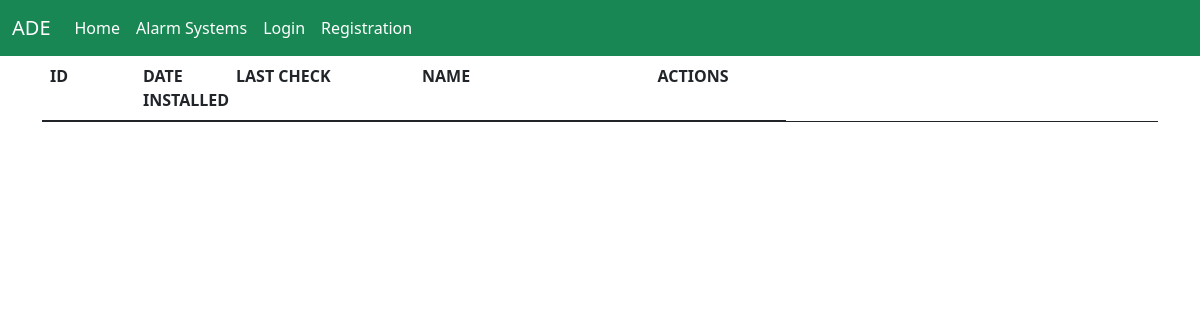
Page /main_view/details_customer/location_details/14 on the earlier database version.
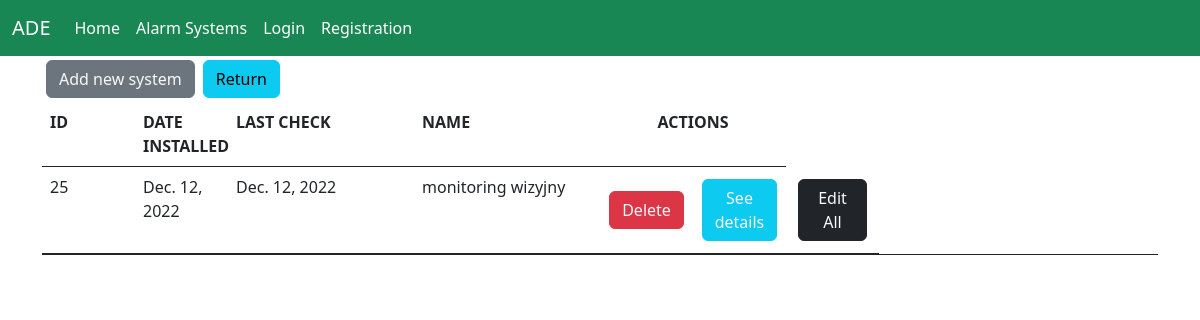
Same page on the later database version.
### alarm_systems/models.py (models this page shows)
class Location(models.Model):
    name = models.CharField(max_length=100)
    address = models.CharField(max_length=255)
    description = models.TextField(blank=True, null=True)
    customer = models.ForeignKey('Customer', on_delete=models.CASCADE)

class System(models.Model):
    location = models.ForeignKey('Location', on_delete=models.CASCADE)
    date_installed = models.DateField(auto_now_add=True)
    last_check = models.DateField(auto_now=True)
    system_type = models.ForeignKey('SystemType', on_delete=models.CASCADE)

class SystemType(models.Model):
    name = models.CharField(max_length=100)

### alarm_systems/views.py (the view)
# urls.py: path('main_view/details_customer/location_details/<int:location_id>', views.location_details,
def location_details(request, location_id):
    systems = System.objects.filter(location_id=location_id)
    locations = Location.objects.filter(pk=location_id)
    return render(
        request,
        'home/location_details/location_details_main_page.html',
        context={
            'systems': systems,
            'locations': locations})

### alarm_systems/templates/home/location_details/location_details_main_page.html (shortened to what this page needs)
{% extends 'base.html' %}
{% block container %}
    <div class="schedules-content">
        <div class="col-sm">{% for demanded_action in locations %}
            <a href="{% url 'alarm_systems:add_system_for_location' demanded_action.id %}"
               class="btn btn-secondary  rounded-10 text-light m-1">Add new
                system </a>
            <a href="{% url 'alarm_systems:details_customer' demanded_action.customer_id %}" class="btn btn-info">Return</a>
        {% endfor %}
        </div>
        <table class="table border-bottom border-dark ">
            <thead>
            <tr class="d-flex">
                <th class="col-sm-1">ID</th>
                <th class="col-1">DATE INSTALLED</th>
                <th class="col-2">LAST CHECK</th>
                <th class="col-md-2">NAME</th>
                <th class="col-2 text-center">ACTIONS</th>
            </tr>
            </thead>
            <tbody class="text-color-lighter">
            {% for system in systems %}
                <tr class="d-flex ">
                <td class="col-sm-1">{{ system.id }}</td>
                <td class="col-1">{{ system.date_installed }}</td>
                <td class="col-2">{{ system.last_check }}</td>
                <td class="col-md-2">{{ system.system_type.name }}</td>
                <td class="col-1 d-flex align-items-center justify-content-center flex-wrap">
                <a href="{% url 'alarm_systems:delete_system' system.id %}"
                   class="btn btn-danger rounded-10 text-light m-1">Delete</a></td>
                <td class="col-1 d-flex align-items-center justify-content-center flex-wrap">
                <a href="{% url 'alarm_systems:details_system' system.id %}"
                   class="btn btn-info rounded-10 text-light m-1">See details</a></td>
                <td class="col-1 d-flex align-items-center justify-content-center flex-wrap">
                <a href="{% url 'alarm_systems:edit_system_name' system.id %}"
                   class="btn btn-dark rounded-10 text-light m-1">Edit All</a></td>{% endfor %}
            </tr>
            </tbody>
        </table>
    </div>
{% endblock %}

Differences in the rows shown:
added System: id "25", date_installed "Dec. 12, 2022", last_check "Dec. 12, 2022", system_type.name "monitoring wizyjny"
